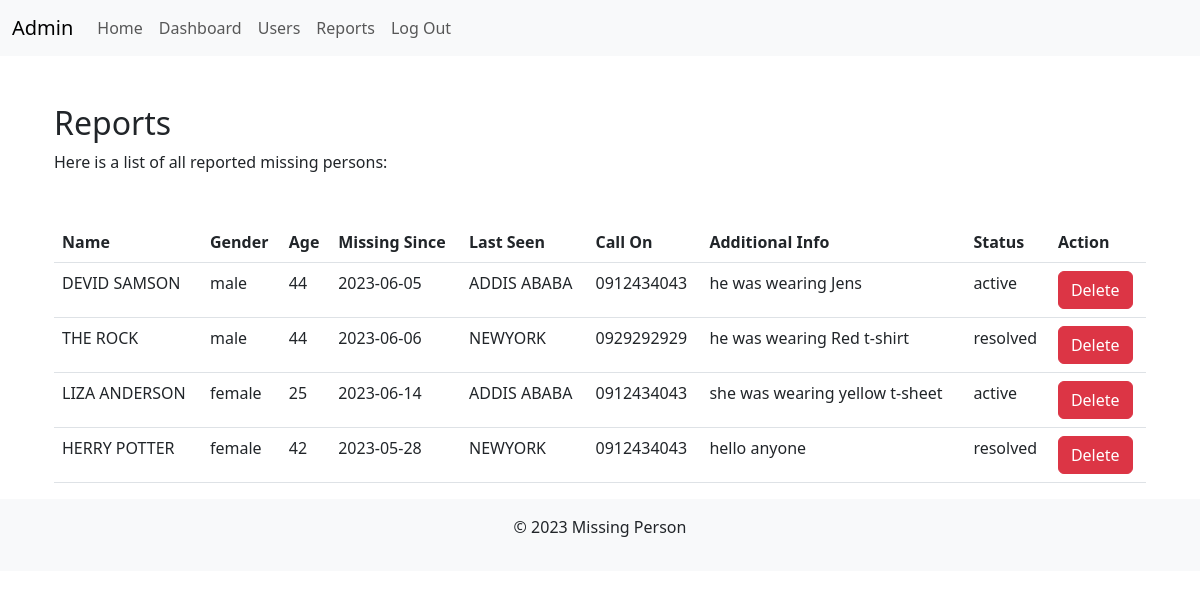
Screenshot of /admin/reports (signed in) with the database file from the repository.
### tables this page shows
CREATE TABLE post (
  id INTEGER PRIMARY KEY AUTOINCREMENT,
  finder_id INTEGER NOT NULL,
  created TIMESTAMP NOT NULL DEFAULT CURRENT_TIMESTAMP,
  missed_name TEXT NOT NULL,
  since TEXT NOT NULL,
  missing_from TEXT NOT NULL,
  gender TEXT NOT NULL,
  age TEXT NOT NULL,
  call_on TEXT NOT NULL,
  additional_info TEXT NOT NULL,
  photo_url TEXT NOT NULL,
  status TEXT NOT NULL DEFAULT 'active',
  FOREIGN KEY (finder_id) REFERENCES user (id)
);

### missing/admin.py (the view)
@bp.route('/reports')
@login_required_role(1)  # '1' is the role_id for the admin role
def reports():
    db = get_db()
    reports = db.execute('SELECT * FROM post').fetchall()
    return render_template('admin/reports.html', reports=reports)

### missing/auth.py (called while the page is built)
def login_required_role(role_id):
    def decorator(f):
        @functools.wraps(f)
        def wrapped_view(*args, **kwargs):
            if g.user is None:
                return redirect(url_for('auth.login'))
            if g.user['role_id'] != role_id:
                return redirect(url_for('auth.unauthorized'))
            return f(*args, **kwargs)
        return wrapped_view
    return decorator

@bp.before_app_request
def load_logged_in_user():
    user_id = session.get('user_id')
    if user_id is None:
        g.user = None
    else:
        db = get_db()
        g.user = db.execute(
            'SELECT * FROM user WHERE id = ?', (user_id,)
        ).fetchone()

### missing/db.py (called while the page is built)
def get_db():
    if 'db' not in g:
        g.db = sqlite3.connect(
            current_app.config['DATABASE'],
            detect_types=sqlite3.PARSE_DECLTYPES
        )
        g.db.row_factory = sqlite3.Row
    return g.db

### missing/templates/admin/reports.html (shortened to what this page needs)
{% extends "admin/layout.html" %}
{% block content %}
  <div class="container mt-5">
    <h2>Reports</h2>
    <p>Here is a list of all reported missing persons:</p>
    <div class="table-responsive mt-5">
      <table class="table">
        <thead>
          <tr>
            <th>Name</th>
            <th>Gender</th>
            <th>Age</th>
            <th>Missing Since</th>
            <th>Last Seen</th>
            <th>Call On</th>
            <th>Additional Info</th>
            <th>Status</th>
            <th>Action</th>
          </tr>
        </thead>
        <tbody>
          {% for post in reports %}
            <tr>
              <td>{{ post['missed_name'] }}</td>
              <td>{{ post['gender'] }}</td>
              <td>{{ post['age'] }}</td>
              <td>{{ post['since'] }}</td>
              <td>{{ post['missing_from'] }}</td>
              <td>{{ post['call_on'] }}</td>
              <td>{{ post['additional_info']}}</td>
              <td>{{ post['status'] }}</td>
              <td>
                <form action="{{ url_for('blog.delete', id=post.id) }}" method="post" onsubmit="return confirm('Are you sure?');">
                  <button class="btn btn-danger" type="submit">Delete</button>
              </form>
              </td>
            </tr>
          {% endfor %}
        </tbody>
      </table>
    </div>
  </div>
{% endblock %}

### rows the page displays
post: missed_name "DEVID SAMSON", gender "male", age "44", since "2023-06-05", missing_from "ADDIS ABABA", call_on "0912434043", additional_info "he was wearing Jens", status "active"
post: missed_name "THE ROCK", gender "male", age "44", since "2023-06-06", missing_from "NEWYORK", call_on "0929292929", additional_info "he was wearing Red t-shirt", status "resolved"
post: missed_name "LIZA ANDERSON", gender "female", age "25", since "2023-06-14", missing_from "ADDIS ABABA", call_on "0912434043", additional_info "she was wearing yellow t-sheet", status "active"
post: missed_name "HERRY POTTER", gender "female", age "42", since "2023-05-28", missing_from "NEWYORK", call_on "0912434043", additional_info "hello anyone", status "resolved"
